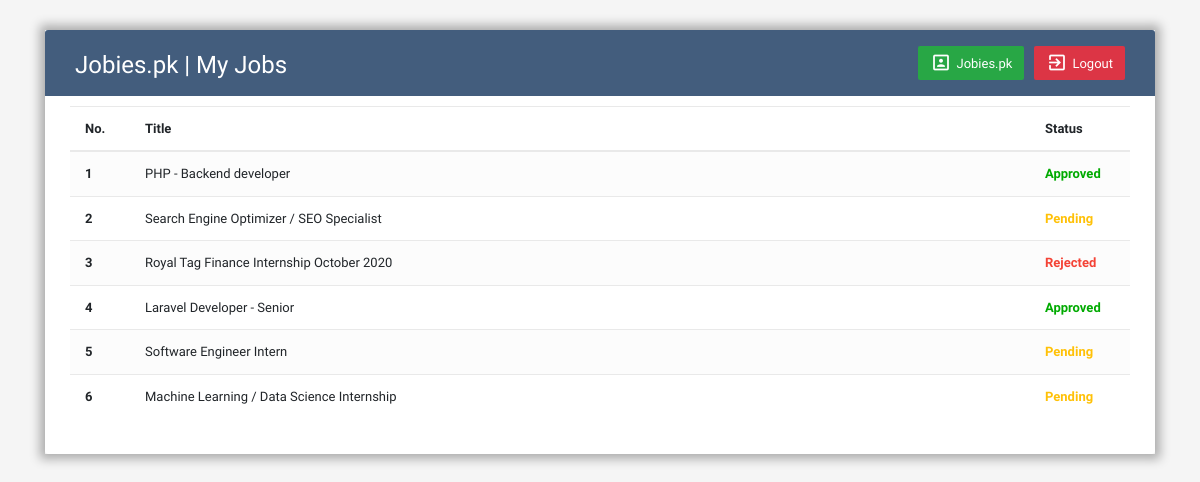
The app's page /myjobs.php (signed in) with its own data.
### tables this page shows
CREATE TABLE `appliedjobs` (
  `aj_id` int(11) NOT NULL,
  `jobid` int(11) NOT NULL,
  `userid` int(11) NOT NULL,
  `experiance` int(11) NOT NULL,
  `status` int(11) NOT NULL
);

CREATE TABLE `jobs` (
  `jobid` int(11) NOT NULL,
  `status` int(11) NOT NULL,
  `title` varchar(99) NOT NULL,
  `img` varchar(999) NOT NULL
);

### myjobs.php (the view, shortened to what this page needs)
<?php
	include "connect.php";
	$i = $_SESSION['id'];
	$qry = "SELECT jobs.title, appliedjobs.status, appliedjobs.userid FROM `appliedjobs` LEFT JOIN jobs ON jobs.jobid = appliedjobs.jobid WHERE appliedjobs.userid = '$i' AND `jobs`.`jobid` IN(SELECT appliedjobs.jobid FROM appliedjobs WHERE appliedjobs.userid = '$i')";
	$rsl = $con->query($qry);
?>
<!DOCTYPE html>
<html lang="en">
<head>
<link rel="stylesheet" href="https://stackpath.bootstrapcdn.com/bootstrap/4.5.0/css/bootstrap.min.css">
<link rel="stylesheet" href="https://maxcdn.bootstrapcdn.com/font-awesome/4.7.0/css/font-awesome.min.css">
<link rel="stylesheet" href="css/style.css">
</head>
<body>
<div class="container-xl">
	<div class="table-responsive">
		<div class="table-wrapper">
			<div class="table-title">
				<div class="row">
					<div class="col-sm-6">
						<h2>Jobies.pk | My Jobs</h2>
					</div>
					<div class="col-sm-6">
                        <a href="logout" class="btn btn-danger"><i class="material-icons" title="Delete">&#xE879;</i> <span>Logout</span></a>
						 <a href="../jobies.pk" class="btn btn-success" ><i class="material-icons">&#xE416;</i> <span>Jobies.pk</span></a>
					</div>
				</div>
			</div>
			<table class="table table-striped table-hover">
				<?php
				$count = mysqli_num_rows($rsl);
				if(!empty($count)){ ?>
					<thead>
						<tr>
							<th>No.</th>
							<th colspan="5">Title</th>
							<th>Status</th>
						</tr>
					</thead>
					<tbody>
					<?php
					$num = 1;
						while ($row = $rsl->fetch_assoc()){ ?>
							<tr>
								<td><b><?php echo $num; $num += 1;?></b></td>
								<td colspan="5"><?php echo $row['title']?></td>
								<td>
									<?php
										$status = $row['status'];
										if($status==1){
											echo "<a class='edit'>Pending</a>";
										}
										elseif($status==2){
											echo "<a class='accept'>Approved</a>";
										}
										elseif($status==3){
											echo "<a class='delete'>Rejected</a>";
										}
									?>
								</td>
							</tr>
						<?php
						}
					} ?>
				</tbody>
			</table>
		</div>
	</div>
</div>
</html>

### css/style.css (style rules this page uses)
body { color: #566787; background: #f5f5f5; font-family: 'Varela Round', sans-serif; font-size: 13px; }
.table-responsive { margin: 30px 0; }
.table-wrapper { background: #fff; padding: 20px 25px; border-radius: 3px; min-width: 100px; box-shadow: 0 1px 1px rgba(0,0,0,.05); }
.table-title { padding-bottom: 15px; background: #435d7d; color: #fff; padding: 16px 30px; min-width: 100%; margin: -20px -25px 10px; border-radius: 3px 3px 0 0; }
.table-title h2 { margin: 5px 0 0; font-size: 24px; }
.table-title .btn { color: #fff; float: right; font-size: 13px; border: none; min-width: 50px; border-radius: 2px; border: none; outline: none !important; margin-left: 10px; }
.table-title .btn i { float: left; font-size: 21px; margin-right: 5px; }
.table-title .btn span { float: left; margin-top: 2px; }
.table-responsive { box-shadow: 0 0 10px 5px rgba(0, 0, 0, 0.3); }
table.table tr th, table.table tr td { border-color: #e9e9e9; padding: 12px 15px; vertical-align: middle; }
table.table tr th:first-child { width: 60px; }
table.table tr th:last-child { width: 100px; }
table.table-striped tbody tr:nth-of-type(odd) { background-color: #fcfcfc; }
table.table td a { font-weight: bold; color: green; display: inline-block; text-decoration: none; outline: none !important; }
table.table td a.edit { color: #FFC107; }
table.table td a.accept { color: #00aa00; }
table.table td a.delete { color: #F44336; }

### records on screen
appliedjobs: jobid.title "PHP - Backend developer", status "Approved"
appliedjobs: jobid.title "Search Engine Optimizer / SEO Specialist", status "Pending"
appliedjobs: jobid.title "Royal Tag Finance Internship October 2020", status "Rejected"
appliedjobs: jobid.title "Laravel Developer - Senior", status "Approved"
appliedjobs: jobid.title "Software Engineer Intern", status "Pending"
appliedjobs: jobid.title "Machine Learning / Data Science Internship", status "Pending"
